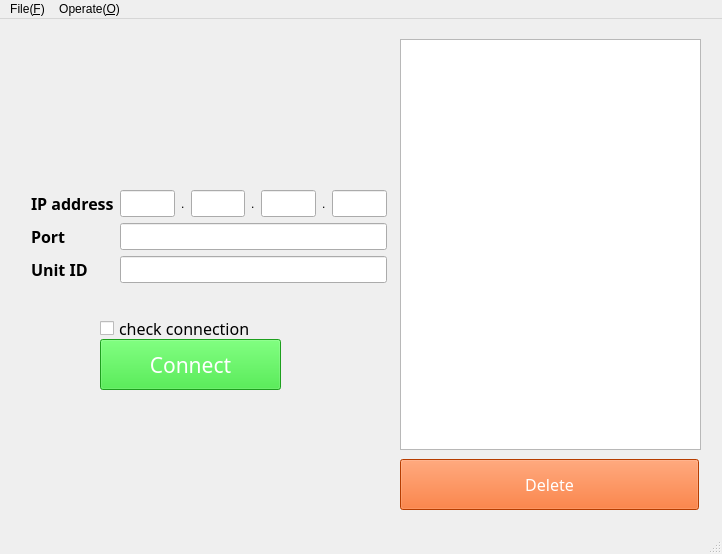
<?xml version="1.0" encoding="UTF-8"?>
<ui version="4.0">
 <class>MainWindow</class>
 <widget class="QMainWindow" name="MainWindow">
  <property name="geometry">
   <rect>
    <x>0</x>
    <y>0</y>
    <width>722</width>
    <height>554</height>
   </rect>
  </property>
  <property name="windowTitle">
   <string>MainWindow</string>
  </property>
  <widget class="QWidget" name="centralWidget">
   <widget class="QWidget" name="formLayoutWidget">
    <property name="geometry">
     <rect>
      <x>20</x>
      <y>160</y>
      <width>378</width>
      <height>122</height>
     </rect>
    </property>
    <layout class="QFormLayout" name="formLayout">
     <item row="0" column="0">
      <widget class="QLabel" name="iPAddressLabel">
       <property name="font">
        <font>
         <family>Aharoni</family>
         <pointsize>12</pointsize>
         <weight>75</weight>
         <bold>true</bold>
        </font>
       </property>
       <property name="text">
        <string>IP address</string>
       </property>
      </widget>
     </item>
     <item row="0" column="1">
      <layout class="QHBoxLayout" name="horizontalLayout">
       <item>
        <widget class="QLineEdit" name="iPAddressLineEdit_1">
         <property name="font">
          <font>
           <pointsize>12</pointsize>
          </font>
         </property>
         <property name="text">
          <string/>
         </property>
        </widget>
       </item>
       <item>
        <widget class="QLabel" name="label">
         <property name="font">
          <font>
           <pointsize>9</pointsize>
          </font>
         </property>
         <property name="text">
          <string>.</string>
         </property>
        </widget>
       </item>
       <item>
        <widget class="QLineEdit" name="iPAddressLineEdit_2">
         <property name="font">
          <font>
           <pointsize>12</pointsize>
          </font>
         </property>
         <property name="text">
          <string/>
         </property>
        </widget>
       </item>
       <item>
        <widget class="QLabel" name="label_2">
         <property name="text">
          <string>.</string>
         </property>
        </widget>
       </item>
       <item>
        <widget class="QLineEdit" name="iPAddressLineEdit_3">
         <property name="font">
          <font>
           <pointsize>12</pointsize>
          </font>
         </property>
         <property name="text">
          <string/>
         </property>
        </widget>
       </item>
       <item>
        <widget class="QLabel" name="label_3">
         <property name="text">
          <string>.</string>
         </property>
        </widget>
       </item>
       <item>
        <widget class="QLineEdit" name="iPAddressLineEdit_4">
         <property name="font">
          <font>
           <pointsize>12</pointsize>
          </font>
         </property>
        </widget>
       </item>
      </layout>
     </item>
     <item row="1" column="0">
      <widget class="QLabel" name="portLabel">
       <property name="font">
        <font>
         <family>Aharoni</family>
         <pointsize>12</pointsize>
         <weight>75</weight>
         <bold>true</bold>
        </font>
       </property>
       <property name="text">
        <string>Port</string>
       </property>
      </widget>
     </item>
     <item row="1" column="1">
      <widget class="QLineEdit" name="portLineEdit">
       <property name="font">
        <font>
         <pointsize>12</pointsize>
        </font>
       </property>
      </widget>
     </item>
     <item row="2" column="0">
      <widget class="QLabel" name="unitIDLabel">
       <property name="font">
        <font>
         <family>Aharoni</family>
         <pointsize>12</pointsize>
         <weight>75</weight>
         <bold>true</bold>
        </font>
       </property>
       <property name="text">
        <string>Unit ID</string>
       </property>
      </widget>
     </item>
     <item row="2" column="1">
      <widget class="QLineEdit" name="unitIDLineEdit">
       <property name="font">
        <font>
         <pointsize>12</pointsize>
        </font>
       </property>
      </widget>
     </item>
    </layout>
   </widget>
   <widget class="QPushButton" name="handleConnectButton">
    <property name="geometry">
     <rect>
      <x>100</x>
      <y>320</y>
      <width>181</width>
      <height>51</height>
     </rect>
    </property>
    <property name="font">
     <font>
      <family>Aharoni</family>
      <pointsize>16</pointsize>
     </font>
    </property>
    <property name="styleSheet">
     <string notr="true">background-color: rgb(40, 222, 40);
color: rgb(255, 255, 255);</string>
    </property>
    <property name="text">
     <string>Connect</string>
    </property>
   </widget>
   <widget class="QListWidget" name="activeUnitWidget">
    <property name="geometry">
     <rect>
      <x>400</x>
      <y>20</y>
      <width>301</width>
      <height>411</height>
     </rect>
    </property>
    <property name="font">
     <font>
      <pointsize>14</pointsize>
     </font>
    </property>
   </widget>
   <widget class="QCheckBox" name="checkConnectionBox">
    <property name="geometry">
     <rect>
      <x>100</x>
      <y>300</y>
      <width>221</width>
      <height>19</height>
     </rect>
    </property>
    <property name="font">
     <font>
      <family>Aharoni</family>
      <pointsize>12</pointsize>
     </font>
    </property>
    <property name="text">
     <string>check connection</string>
    </property>
   </widget>
   <widget class="QPushButton" name="delItemButton">
    <property name="geometry">
     <rect>
      <x>400</x>
      <y>440</y>
      <width>299</width>
      <height>51</height>
     </rect>
    </property>
    <property name="font">
     <font>
      <family>Aharoni</family>
      <pointsize>12</pointsize>
      <weight>9</weight>
      <italic>false</italic>
      <bold>false</bold>
     </font>
    </property>
    <property name="styleSheet">
     <string notr="true">color: rgb(255, 255, 255);
 
 
font: 75 12pt &quot;Aharoni&quot;;
background-color: rgb(255, 85, 0);
 
</string>
    </property>
    <property name="text">
     <string>Delete</string>
    </property>
   </widget>
  </widget>
  <widget class="QStatusBar" name="statusBar"/>
  <widget class="QMenuBar" name="menuBar">
   <property name="geometry">
    <rect>
     <x>0</x>
     <y>0</y>
     <width>722</width>
     <height>26</height>
    </rect>
   </property>
   <widget class="QMenu" name="menuCONFIG">
    <property name="title">
     <string>File(&amp;F)</string>
    </property>
    <addaction name="actionSave"/>
    <addaction name="actionImport"/>
   </widget>
   <widget class="QMenu" name="menuSelected">
    <property name="title">
     <string>Operate(&amp;O)</string>
    </property>
    <widget class="QMenu" name="menuAll">
     <property name="title">
      <string>All Units</string>
     </property>
     <addaction name="actionSet_All_Register"/>
     <addaction name="action_Send_All"/>
     <addaction name="separator"/>
     <addaction name="actionCheck_Connections_2"/>
    </widget>
    <widget class="QMenu" name="menuSelected_2">
     <property name="title">
      <string>Selected Units</string>
     </property>
     <addaction name="actionSet_Seleted_Register"/>
     <addaction name="actionSend_Seleted_Units"/>
    </widget>
    <addaction name="menuAll"/>
    <addaction name="separator"/>
    <addaction name="menuSelected_2"/>
    <addaction name="separator"/>
   </widget>
   <addaction name="menuCONFIG"/>
   <addaction name="menuSelected"/>
  </widget>
  <action name="actionSave">
   <property name="text">
    <string>Save</string>
   </property>
  </action>
  <action name="actionImport">
   <property name="text">
    <string>Import</string>
   </property>
  </action>
  <action name="actionSend_All_Units">
   <property name="text">
    <string>Send All Units </string>
   </property>
  </action>
  <action name="actionSet_All_Register">
   <property name="text">
    <string>Set All Registers</string>
   </property>
  </action>
  <action name="action_Send_All">
   <property name="text">
    <string>Send To All Registers</string>
   </property>
  </action>
  <action name="actionSet_Seleted_Register">
   <property name="text">
    <string>Specific Registers Setting</string>
   </property>
  </action>
  <action name="actionSend_Seleted_Units">
   <property name="text">
    <string>Send All Registers Of Selected Units</string>
   </property>
  </action>
  <action name="actionCheck_Connections">
   <property name="text">
    <string>Check Connections</string>
   </property>
  </action>
  <action name="actionCheck_Connections_2">
   <property name="text">
    <string>Check Connections</string>
   </property>
  </action>
 </widget>
 <layoutdefault spacing="6" margin="11"/>
 <resources/>
 <connections/>
</ui>
